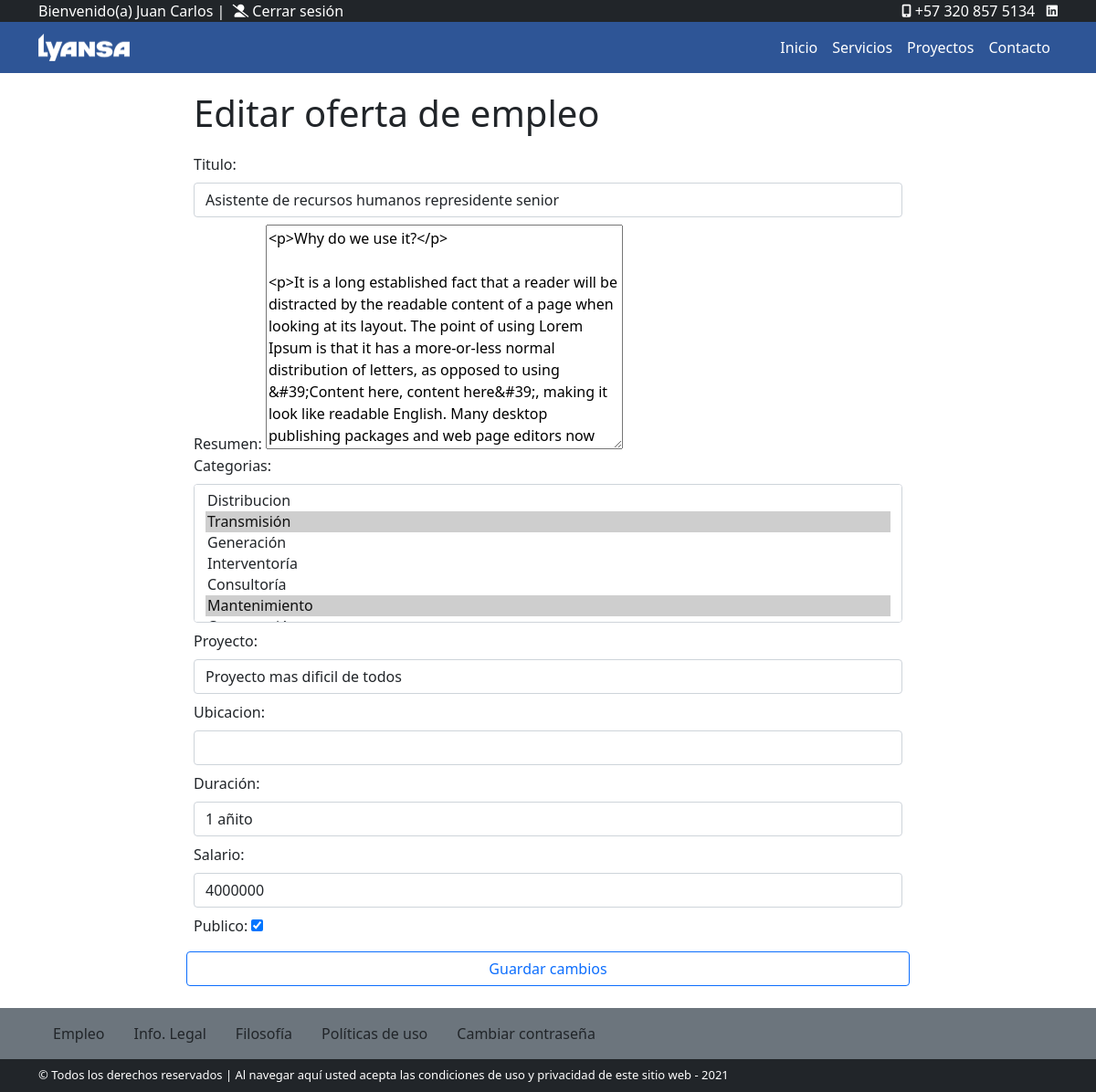
Before: /editarempleo/5/ (signed in) with the older database file.
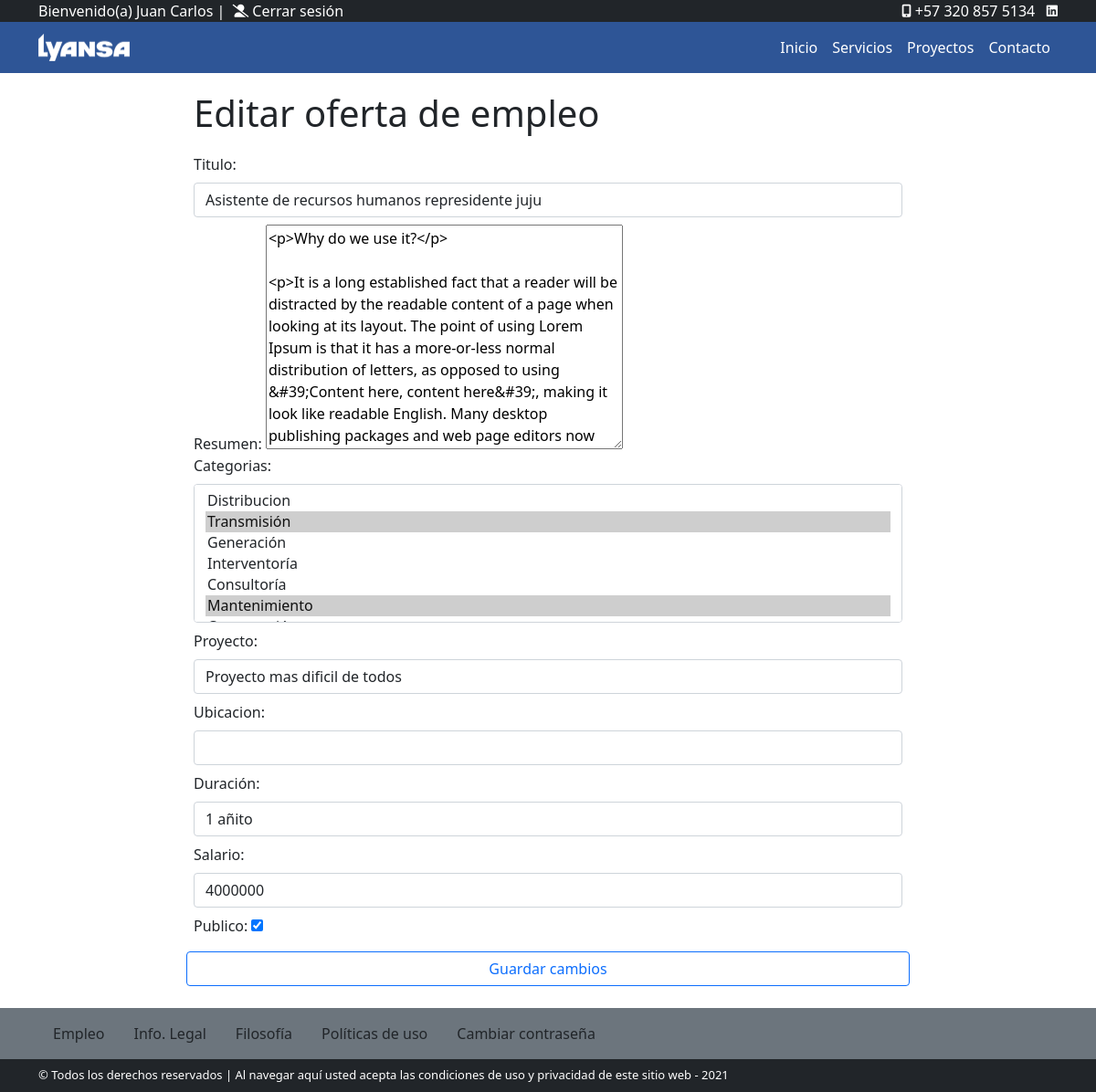
After: the same page with the newer database file.
### Apps/empleo/models.py (models this page shows, shortened)
class Empleo(models.Model):
    titulo = models.CharField(verbose_name="Titulo", max_length=250)
    resumen = RichTextField(verbose_name="Resumen")
    Categories = models.ManyToManyField(Categoria, verbose_name="Categorias", blank=True, related_name="empleos")
    proyecto = models.CharField(verbose_name="Proyecto", max_length=250)
    ubicacion = models.CharField(verbose_name="Ubicacion", max_length=250, blank=True)
    duracion = models.CharField(verbose_name="Duración", max_length=250, blank=True)
    salario = models.CharField(verbose_name="Salario", max_length=50, blank=True)
    user = models.ForeignKey(User, verbose_name="Usuario", on_delete=models.CASCADE, editable=False)
    publico = models.BooleanField(default=False)
    created_at = models.DateTimeField(auto_now_add=True, verbose_name="Creado el")
    updated_at= models.DateTimeField(auto_now=True, verbose_name="Actualizado el")
    class Meta:
        verbose_name= "Empleo"
        verbose_name_plural = "Empleos"

### Apps/empleo/views.py (the view, shortened to what this page needs)
# urls.py: path('editarempleo/<pk>/',views.EmpleoUpdateView.as_view(),name="editarempleo"),
class EmpleoUpdateView(LoginRequiredMixin,UpdateView):
    model = Empleo
    template_name= "empleo/editar.html"
    form_class= CrearEmpleoForm
    success_url = reverse_lazy('empleo_app:empleo')

### Apps/proyectos/models.py (called while the page is built)
    def __str__(self):
        return self.nombre

### templates/empleo/editar.html (shortened to what this page needs)
{% extends 'layout.html' %}
{%load static%}
{% block content %}
{% include 'header.html' %}
<div class="container col-lg-8">
        <h1 style="margin: 20px 0px;"> Editar oferta de empleo </h1>
        <form class="row g-3" action="" method="post" enctype="multipart/form-data"> {%csrf_token%}
            <div class="form-group ">
                <div class="col-lg-12">
                {{form.as_p}}
                </div>
            </div>
          <button type="submit" class="btn btn-outline-primary">Guardar cambios</button>
        </form>
        <br>
    </div>
{% endblock content %}

### templates/layout.html (shortened to what this page needs)
{% load static %}
<!DOCTYPE html>
<html lang="en" class="min-vh-100">
<head>
    <link href="https://cdn.jsdelivr.net/npm/bootstrap@5.0.0-beta2/dist/css/bootstrap.min.css" rel="stylesheet"
>
    <link rel="stylesheet" href="{%static '/css/estilos.css' %}">
</head>
<body class="d-flex flex-column min-vh-100">
    {% block content %}{% endblock content %}
    {% include 'footer.html' %}
</body>
</html>

### templates/header.html (shortened to what this page needs)
{% load static %}
<div class="container-fluid bg-dark">
    <div class="container">
        <div class="row">
            <div class="col-lg-6 col-md-6 col-sm-6 col-12 text-sm-left text-white">
                    {% if user.username %}
                    <div class="col-lg-12">
                    Bienvenido(a) {{user.first_name}} |
                    <a class="nombreenlace2" href="{% url 'home:logout' %}"> &nbsp;<i class="fas fa-user-alt-slash fa-sm"></i> Cerrar sesión</a>
                    </div>
                    {% endif %}
             </div>
             <div class="col-lg-6 col-md-6 col-sm-6 col-12 text-white text-center text-sm-end">
                <i class="fas fa-mobile-alt fa-sm"></i>&nbsp;+57 320 857 5134 &nbsp;
                <a class="text-white" target="_blank" href="https://www.linkedin.com/company/lyansa-el-ctrica-ltda"><i class="fab fa-linkedin fa-sm"></i></a>
           </div>
        </div>
    </div>
</div>
<nav class="navbar navbar-expand-lg navbar-dark sticky-top" style="background-color: #2e5596;">
    <div class="container">
        <a href="/"><img src="{% static 'img/logotipo.png' %}" class="d-block" style="width: 100px" ></a>
        <div class="collapse navbar-collapse justify-content-end" id="navbarNav">
            <ul class="navbar-nav">
                <li class="nav-item">
                    <a class="nav-link active" aria-current="page" href="{% url 'home:inicio' %}">Inicio</a>
                </li>
                <li class="nav-item">
                    <a class="nav-link active" href="{% url 'home:servicios' %}">Servicios</a>
                </li>
                <li class="nav-item">
                    <a class="nav-link active" href="{% url 'proyecto_app:lista' %}">Proyectos</a>
                </li>
                <li class="nav-item">
                    <a class="nav-link active" href="{% url 'home:contacto' %}">Contacto</a>
                </li>
            </ul>
        </div>
    </div>
</nav>

### templates/footer.html
<footer class="footer mt-auto">
        <nav class="navbar navbar-expand-lg bg-secondary w-100">
            <div class="container d-flex justify-content-start">
                    <a class="nav-item nav-link text-dark" href="{% url 'empleo_app:empleo' %}">Empleo</a>
                    <a class="nav-item nav-link text-dark" href="{% url 'home:infolegal' %}">Info. Legal</a>
                    <a class="nav-item nav-link text-dark" href="{% url 'home:filosofia' %}">Filosofía</a>
                    <a class="nav-item nav-link text-dark" href="{% url 'home:politicas' %}">Políticas de uso</a>
                    {% if user.username %}
                    <a class="nav-item nav-link text-dark" href="{% url 'home:cambiarcontrasena' %}">Cambiar contraseña</a>
                    {% endif %}
            </div>
        </nav>
        <div class="container-fluid py-2 bg-dark text-white">
            <div class="container" style="font-size: 13px;">
                &copy; Todos los derechos reservados | Al navegar aquí usted acepta las condiciones de uso y privacidad de este sitio web - {%now "Y"%}
            </div>
        </div>
    </footer>

### static/css/estilos.css (style rules this page uses)
p { margin: 0; }
.nombreenlace2 { font-size: 16px; font-style: normal; color:white; text-decoration: none; transition: all 300ms; }

Changed rows visible on the page:
changed Empleo "Proyecto mas dificil de todos": titulo "Asistente de recursos humanos represidente senior" → "Asistente de recursos humanos represidente juju"
